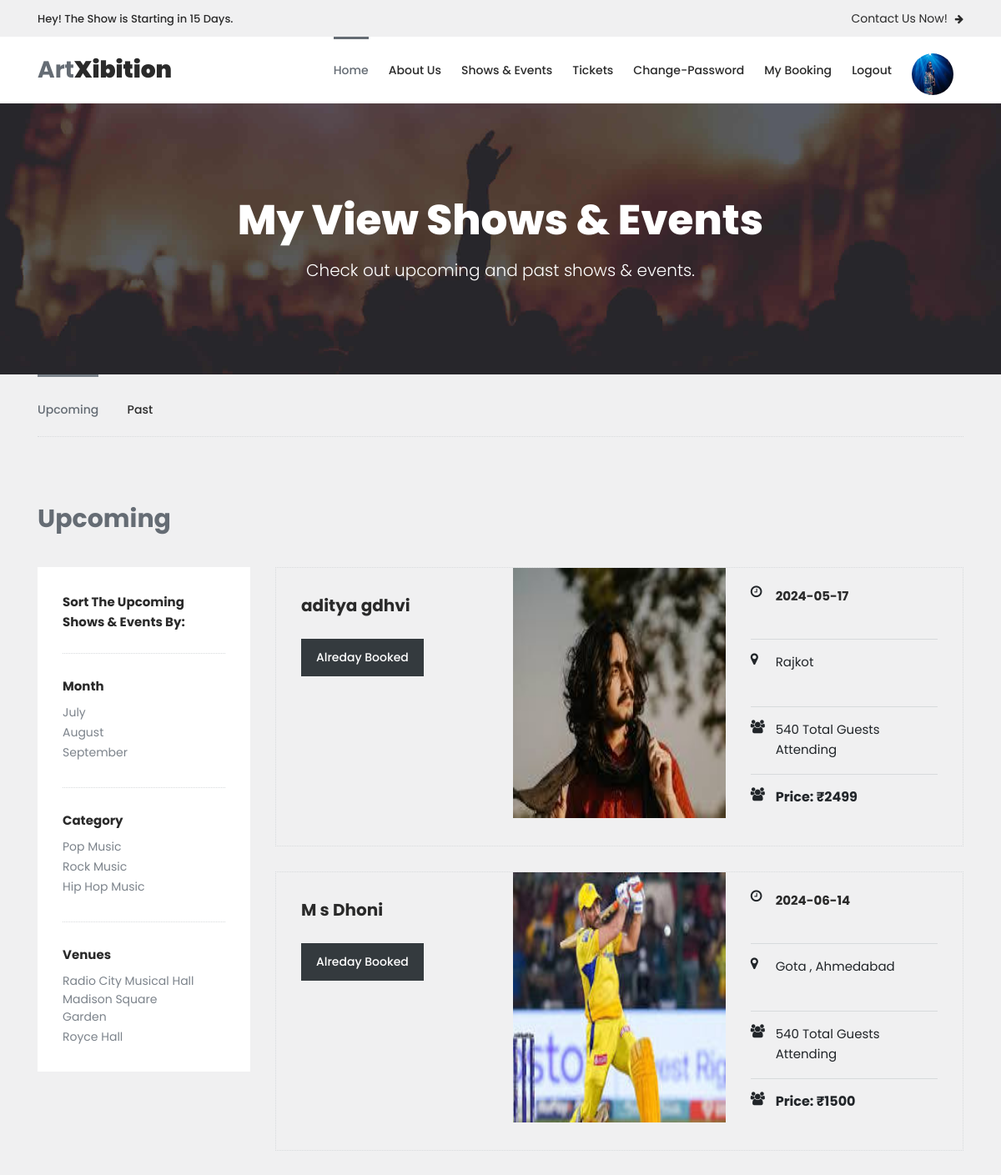
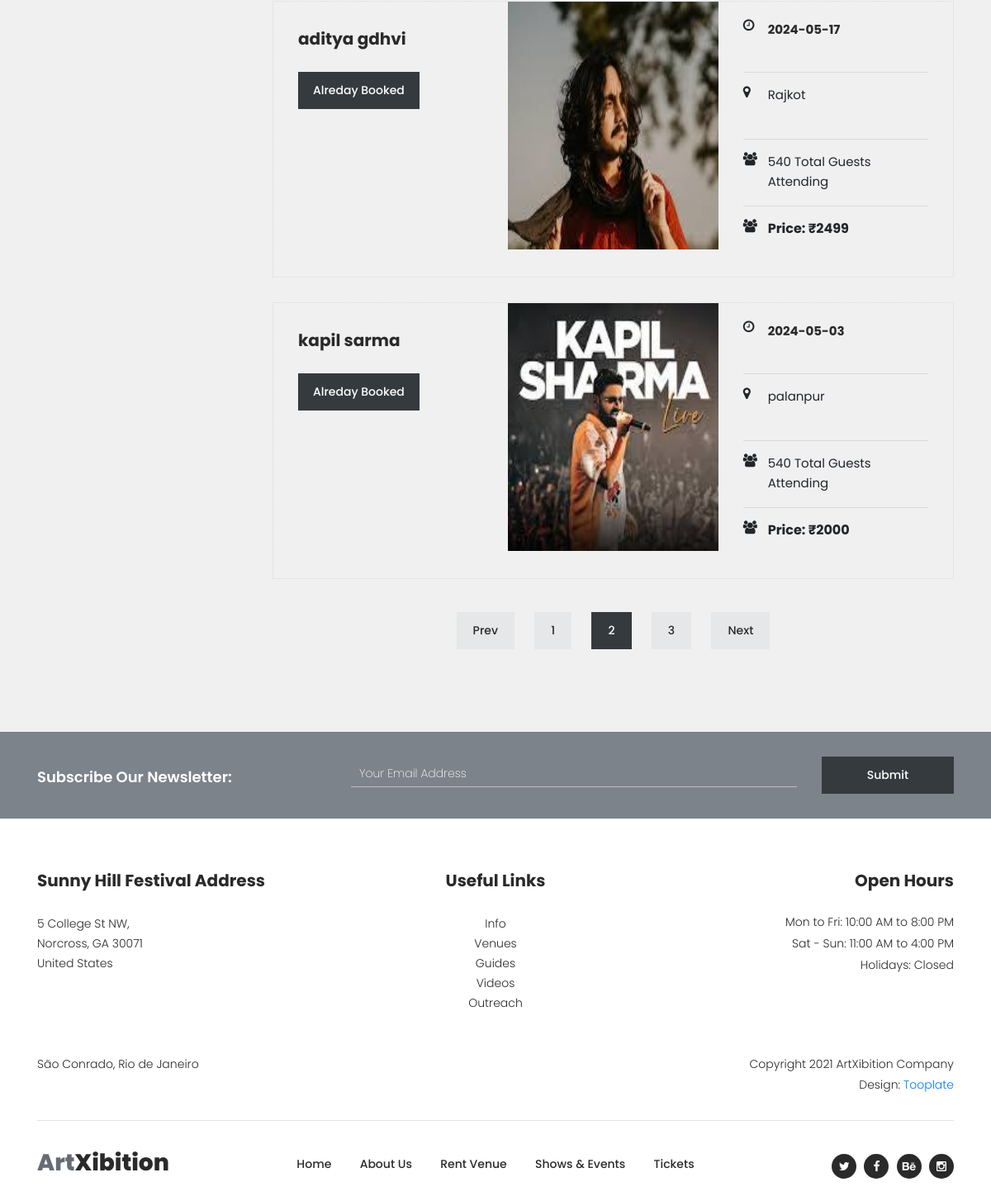
The app's page /myevents/ (signed in) with its own data (2 pictures, top to bottom).
### myapp/models.py (models this page shows, shortened)
class BookEvent(models.Model):
    user=models.ForeignKey(User,on_delete=models.CASCADE)
    event=models.ForeignKey(Event,on_delete=models.CASCADE)
    event_price=models.PositiveIntegerField()
    ticket_qty=models.PositiveIntegerField()
    total_price=models.PositiveIntegerField(default=0)
    payment_status=models.BooleanField(default=False)

class Event(models.Model):
	manager=models.ForeignKey(User,on_delete=models.CASCADE)
	event_name=models.CharField(max_length=100)
	event_date=models.CharField(max_length=100)
	event_time=models.CharField(max_length=100)
	event_venue=models.TextField()
	event_picture=models.ImageField(upload_to="event_picture/")
	event_price=models.PositiveIntegerField()

### myapp/views.py (the view)
# urls.py: path('myevents/',views.myevents,name='myevents'),
def myevents(request):
	user=User.objects.get(email=request.session['email'])
	events=BookEvent.objects.filter(user=user)
	return render(request,'myevents.html',{'events':events})

### myapp/templates/myevents.html (shortened to what this page needs)
{% extends 'header.html'%}
{% load static %}
{% block content %}
<!DOCTYPE html>
<html lang="en">
  <head>
 </head>
    <body>
    <div class="page-heading-shows-events">
        <div class="container">
            <div class="row">
                <div class="col-lg-12">
                    <h2> My View Shows & Events</h2>
                    <span>Check out upcoming and past shows & events.</span>
                </div>
            </div>
        </div>
    </div>
    <div class="shows-events-tabs">
        <div class="container">
            <div class="row">
                <div class="col-lg-12">
                    <div class="row" id="tabs">
                        <div class="col-lg-12">
                            <div class="heading-tabs">
                                <div class="row">
                                    <div class="col-lg-8">
                                        <ul>
                                          <li><a href='#tabs-1'>Upcoming</a></li>
                                          <li><a href='#tabs-2'>Past</a></a></li>
                                        </ul>
                                    </div>
                                </div>
                            </div>
                        </div>
                        <div class="col-lg-12">
                            <section class='tabs-content'>
                                <article id='tabs-1'>
                                    <div class="row">
                                        <div class="col-lg-12">
                                            <div class="heading"><h2>Upcoming</h2></div>
                                        </div>
                                        <div class="col-lg-3">
                                            <div class="sidebar">
                                                <div class="row">
                                                    <div class="col-lg-12">
                                                        <div class="heading-sidebar">
                                                            <h4>Sort The Upcoming Shows & Events By:</h4>
                                                        </div>
                                                    </div>
                                                    <div class="col-lg-12">
                                                        <div class="month">
                                                            <h6>Month</h6>
                                                            <ul>
                                                                <li><a href="#">July</a></li>
                                                                <li><a href="#">August</a></li>
                                                                <li><a href="#">September</a></li>
                                                            </ul>
                                                        </div>
                                                    </div>
                                                    <div class="col-lg-12">
                                                        <div class="category">
                                                            <h6>Category</h6>
                                                            <ul>
                                                                <li><a href="#">Pop Music</a></li>
                                                                <li><a href="#">Rock Music</a></li>
                                                                <li><a href="#">Hip Hop Music</a></li>
                                                            </ul>
                                                        </div>
                                                    </div>
                                                    <div class="col-lg-12">
                                                        <div class="venues">
                                                            <h6>Venues</h6>
                                                            <ul>
                                                                <li><a href="#">Radio City Musical Hall</a></li>
                                                                <li><a href="#">Madison Square Garden</a></li>
                                                                <li><a href="#">Royce Hall</a></li>
                                                            </ul>
                                                        </div>
                                                    </div>
                                                </div>
                                            </div>
                                        </div>
                                        <div class="col-lg-9">
                                            <div class="row">
                                                {% for i in events %}
                                                <div class="col-lg-12">
                                                    <div class="event-item">
                                                        <div class="row">
                                                            <div class="col-lg-4">
                                                                <div class="left-content">
                                                                    <h4>{{i.event.event_name}}</h4>
                                                                    <div class="main-dark-button">
                                                                         {% if i.payment_status == False %}
                                                                        <a href="{% url 'payment' pk=i.pk %}"
                                                                    >Review For Booking</a>
                                                                    {% else %}
                                                                     <a href=""disabled>Alreday Booked</a>
                                                                    {% endif %}
                                                                </div>
                                                                </div>
                                                            </div>
                                                            <div class="col-lg-4">
                                                                <div class="thumb">
                                                                    <img src="{{i.event.event_picture.url}}" alt=""style="height: 300px;width: 300px;">
                                                                </div>
                                                            </div>
                                                            <div class="col-lg-4">
                                                                <div class="right-content">
                                                                    <ul>
                                                                        <li>
                                                                            <i class="fa fa-clock-o"></i>
                                                                            <h6>{{i.event.event_date}}<br>{{i.event_time}}</h6>
                                                                        </li>
                                                                        <li>
                                                                            <i class="fa fa-map-marker"></i>
                                                                            <span>{{i.event.event_venue}}</span>
                                                                        </li>
                                                                        <li>
                                                                            <i class="fa fa-users"></i>
                                                                            <span>540 Total Guests Attending</span>
                                                                        </li>
                                                                         <li>
                                                                            <i class="fa fa-users"></i>
                                                                             <b>Price: ₹{{i.event.event_price }}</b>
                                                                        </li>
                                                                    </ul>
                                                                </div>
                                                            </div>
                                                        </div>
                                                    </div>
                                                </div>
                                                {% endfor%}
                                                <div class="col-lg-12">
                                                    <div class="pagination">
                                                        <ul>
                                                            <li><a href="#">Prev</a></li>
                                                            <li><a href="#">1</a></li>
                                                            <li class="active"><a href="#">2</a></li>
                                                            <li><a href="#">3</a></li>
                                                            <li><a href="#">Next</a></li>
                                                        </ul>
                                                    </div>
                                                </div>
                                            </div>
                                        </div>
                                    </div>
                                </article>
                            </section>
                        </div>
                    </div>
                </div>
            </div>
        </div>
    </div>
    <div class="subscribe">
        <div class="container">
            <div class="row">
                <div class="col-lg-4">
                    <h4>Subscribe Our Newsletter:</h4>
                </div>
                <div class="col-lg-8">
                    <form id="subscribe" action="" method="get">
                        <div class="row">
                          <div class="col-lg-9">
                            <fieldset>
                              <input name="email" type="text" id="email" pattern="[^ @]*@[^ @]*" placeholder="Your Email Address" required="">
                            </fieldset>
                          </div>
                          <div class="col-lg-3">
                            <fieldset>
                              <button type="submit" id="form-submit" class="main-dark-button">Submit</button>
                            </fieldset>
                          </div>
                        </div>
                    </form>
                </div>
            </div>
        </div>
    </div>
  </body>
</html>
{% endblock %}

### records on screen
BookEvent: event.event_name "aditya gdhvi", payment_status "Alreday Booked", event.event_picture (picture), event.event_date "2024-05-17", event.event_venue "Rajkot", event.event_price "2499"
BookEvent: event.event_name "M s Dhoni", payment_status "Alreday Booked", event.event_picture (picture), event.event_date "2024-06-14", event.event_venue "Gota , Ahmedabad", event.event_price "1500"
BookEvent: event.event_name "aditya gdhvi", payment_status "Alreday Booked", event.event_picture (picture), event.event_date "2024-05-17", event.event_venue "Rajkot", event.event_price "2499"
BookEvent: event.event_name "kapil sarma", payment_status "Alreday Booked", event.event_picture (picture), event.event_date "2024-05-03", event.event_venue "palanpur", event.event_price "2000"
